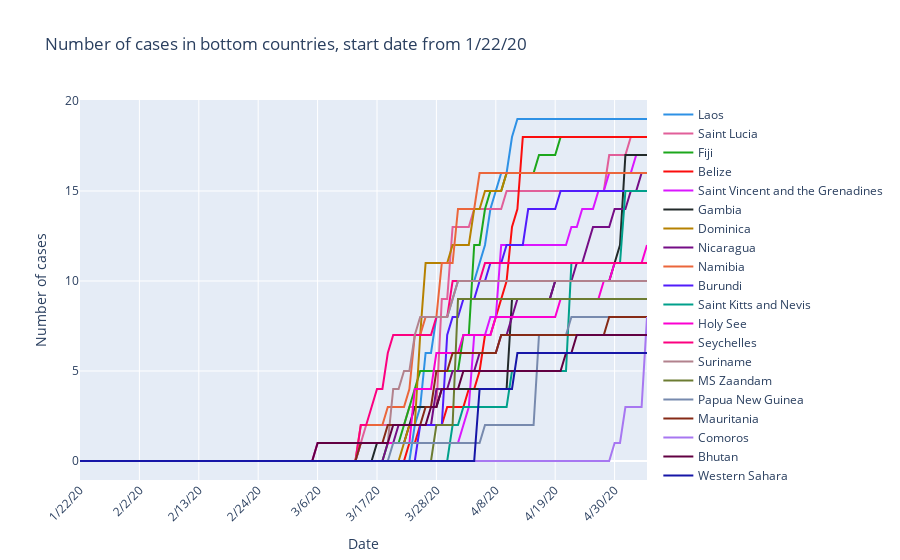

Notebook code for this chart:
### Code cell
# Now let's look at the number of case across time for bottom countries
name_bottom_country = bottom_country['Country/Region']
bottom_country.sort_values(by=[date_string[-1]], ascending=False, inplace=True)
matrix_num_case = bottom_country.drop(columns=['Country/Region', 'Lat', 'Long']).to_numpy()

# Plot the number of cases
fig = go.Figure()
color_values = plotly.colors.qualitative.Dark24
for index, country in enumerate(name_bottom_country):
    fig.add_trace(go.Scatter(x=date_string, y=matrix_num_case[index, :], name=country,
                             line=dict(color=color_values[index])))
    
fig.update_layout(title='Number of cases in bottom countries, start date from ' + date_string[0],
                   xaxis_title='Date',
                   yaxis_title='Number of cases')
fig.update_xaxes(tickangle=-45, nticks=10)
fig.show()

### Figure 1 — Plotly figure (JSON) as saved in the notebook; plotly's stock layout.template omitted (floating-point values rounded to 4 significant figures)
{"data": [{"line": {"color": "#2E91E5"}, "name": "Laos", "type": "scatter", "x": ["1/22/20", "1/23/20", "1/24/20", "1/25/20", "1/26/20", "1/27/20", "1/28/20", "1/29/20", "1/30/20", "1/31/20", "2/1/20", "2/2/20", "2/3/20", "2/4/20", "2/5/20", "2/6/20", "2/7/20", "2/8/20", "2/9/20", "2/10/20", "2/11/20", "2/12/20", "2/13/20", "2/14/20", "2/15/20", "2/16/20", "2/17/20", "2/18/20", "2/19/20", "2/20/20", "2/21/20", "2/22/20", "2/23/20", "2/24/20", "2/25/20", "2/26/20", "2/27/20", "2/28/20", "2/29/20", "3/1/20", "3/2/20", "3/3/20", "3/4/20", "3/5/20", "3/6/20", "3/7/20", "3/8/20", "3/9/20", "3/10/20", "3/11/20", "3/12/20", "3/13/20", "3/14/20", "3/15/20", "3/16/20", "3/17/20", "3/18/20", "3/19/20", "3/20/20", "3/21/20", "3/22/20", "3/23/20", "3/24/20", "3/25/20", "3/26/20", "3/27/20", "3/28/20", "3/29/20", "3/30/20", "3/31/20", "4/1/20", "4/2/20", "4/3/20", "4/4/20", "4/5/20", "4/6/20", "4/7/20", "4/8/20", "4/9/20", "4/10/20", "4/11/20", "4/12/20", "4/13/20", "4/14/20", "4/15/20", "4/16/20", "4/17/20", "4/18/20", "4/19/20", "4/20/20", "4/21/20", "4/22/20", "4/23/20", "4/24/20", "4/25/20", "4/26/20", "4/27/20", "4/28/20", "4/29/20", "4/30/20", "5/1/20", "5/2/20", "5/3/20", "5/4/20", "5/5/20", "5/6/20"], "y": [0, 0, 0, 0, 0, 0, 0, 0, 0, 0, 0, 0, 0, 0, 0, 0, 0, 0, 0, 0, 0, 0, 0, 0, 0, 0, 0, 0, 0, 0, 0, 0, 0, 0, 0, 0, 0, 0, 0, 0, 0, 0, 0, 0, 0, 0, 0, 0, 0, 0, 0, 0, 0, 0, 0, 0, 0, 0, 0, 0, 0, 0, 2, 3, 6, 6, 8, 8, 8, 9, 10, 10, 10, 10, 11, 12, 14, 15, 16, 16, 18, 19, 19, 19, 19, 19, 19, 19, 19, 19, 19, 19, 19, 19, 19, 19, 19, 19, 19, 19, 19, 19, 19, 19, 19, 19]}, {"line": {"color": "#E15F99"}, "name": "Saint Lucia", "type": "scatter", "x": ["1/22/20", "1/23/20", "1/24/20", "1/25/20", "1/26/20", "1/27/20", "1/28/20", "1/29/20", "1/30/20", "1/31/20", "2/1/20", "2/2/20", "2/3/20", "2/4/20", "2/5/20", "2/6/20", "2/7/20", "2/8/20", "2/9/20", "2/10/20", "2/11/20", "2/12/20", "2/13/20", "2/14/20", "2/15/20", "2/16/20", "2/17/20", "2/18/20", "2/19/20", "2/20/20", "2/21/20", "2/22/20", "2/23/20", "2/24/20", "2/25/20", "2/26/20", "2/27/20", "2/28/20", "2/29/20", "3/1/20", "3/2/20", "3/3/20", "3/4/20", "3/5/20", "3/6/20", "3/7/20", "3/8/20", "3/9/20", "3/10/20", "3/11/20", "3/12/20", "3/13/20", "3/14/20", "3/15/20", "3/16/20", "3/17/20", "3/18/20", "3/19/20", "3/20/20", "3/21/20", "3/22/20", "3/23/20", "3/24/20", "3/25/20", "3/26/20", "3/27/20", "3/28/20", "3/29/20", "3/30/20", "3/31/20", "4/1/20", "4/2/20", "4/3/20", "4/4/20", "4/5/20", "4/6/20", "4/7/20", "4/8/20", "4/9/20", "4/10/20", "4/11/20", "4/12/20", "4/13/20", "4/14/20", "4/15/20", "4/16/20", "4/17/20", "4/18/20", "4/19/20", "4/20/20", "4/21/20", "4/22/20", "4/23/20", "4/24/20", "4/25/20", "4/26/20", "4/27/20", "4/28/20", "4/29/20", "4/30/20", "5/1/20", "5/2/20", "5/3/20", "5/4/20", "5/5/20", "5/6/20"], "y": [0, 0, 0, 0, 0, 0, 0, 0, 0, 0, 0, 0, 0, 0, 0, 0, 0, 0, 0, 0, 0, 0, 0, 0, 0, 0, 0, 0, 0, 0, 0, 0, 0, 0, 0, 0, 0, 0, 0, 0, 0, 0, 0, 0, 0, 0, 0, 0, 0, 0, 0, 0, 1, 2, 2, 2, 2, 2, 2, 2, 2, 3, 3, 3, 3, 3, 3, 9, 9, 13, 13, 13, 13, 14, 14, 14, 14, 14, 14, 15, 15, 15, 15, 15, 15, 15, 15, 15, 15, 15, 15, 15, 15, 15, 15, 15, 15, 15, 17, 17, 17, 17, 18, 18, 18, 18]}, {"line": {"color": "#1CA71C"}, "name": "Fiji", "type": "scatter", "x": ["1/22/20", "1/23/20", "1/24/20", "1/25/20", "1/26/20", "1/27/20", "1/28/20", "1/29/20", "1/30/20", "1/31/20", "2/1/20", "2/2/20", "2/3/20", "2/4/20", "2/5/20", "2/6/20", "2/7/20", "2/8/20", "2/9/20", "2/10/20", "2/11/20", "2/12/20", "2/13/20", "2/14/20", "2/15/20", "2/16/20", "2/17/20", "2/18/20", "2/19/20", "2/20/20", "2/21/20", "2/22/20", "2/23/20", "2/24/20", "2/25/20", "2/26/20", "2/27/20", "2/28/20", "2/29/20", "3/1/20", "3/2/20", "3/3/20", "3/4/20", "3/5/20", "3/6/20", "3/7/20", "3/8/20", "3/9/20", "3/10/20", "3/11/20", "3/12/20", "3/13/20", "3/14/20", "3/15/20", "3/16/20", "3/17/20", "3/18/20", "3/19/20", "3/20/20", "3/21/20", "3/22/20", "3/23/20", "3/24/20", "3/25/20", "3/26/20", "3/27/20", "3/28/20", "3/29/20", "3/30/20", "3/31/20", "4/1/20", "4/2/20", "4/3/20", "4/4/20", "4/5/20", "4/6/20", "4/7/20", "4/8/20", "4/9/20", "4/10/20", "4/11/20", "4/12/20", "4/13/20", "4/14/20", "4/15/20", "4/16/20", "4/17/20", "4/18/20", "4/19/20", "4/20/20", "4/21/20", "4/22/20", "4/23/20", "4/24/20", "4/25/20", "4/26/20", "4/27/20", "4/28/20", "4/29/20", "4/30/20", "5/1/20", "5/2/20", "5/3/20", "5/4/20", "5/5/20", "5/6/20"], "y": [0, 0, 0, 0, 0, 0, 0, 0, 0, 0, 0, 0, 0, 0, 0, 0, 0, 0, 0, 0, 0, 0, 0, 0, 0, 0, 0, 0, 0, 0, 0, 0, 0, 0, 0, 0, 0, 0, 0, 0, 0, 0, 0, 0, 0, 0, 0, 0, 0, 0, 0, 0, 0, 0, 0, 0, 0, 1, 1, 1, 2, 3, 4, 5, 5, 5, 5, 5, 5, 5, 5, 7, 7, 12, 12, 14, 15, 15, 15, 16, 16, 16, 16, 16, 16, 17, 17, 17, 17, 18, 18, 18, 18, 18, 18, 18, 18, 18, 18, 18, 18, 18, 18, 18, 18, 18]}, {"line": {"color": "#FB0D0D"}, "name": "Belize", "type": "scatter", "x": ["1/22/20", "1/23/20", "1/24/20", "1/25/20", "1/26/20", "1/27/20", "1/28/20", "1/29/20", "1/30/20", "1/31/20", "2/1/20", "2/2/20", "2/3/20", "2/4/20", "2/5/20", "2/6/20", "2/7/20", "2/8/20", "2/9/20", "2/10/20", "2/11/20", "2/12/20", "2/13/20", "2/14/20", "2/15/20", "2/16/20", "2/17/20", "2/18/20", "2/19/20", "2/20/20", "2/21/20", "2/22/20", "2/23/20", "2/24/20", "2/25/20", "2/26/20", "2/27/20", "2/28/20", "2/29/20", "3/1/20", "3/2/20", "3/3/20", "3/4/20", "3/5/20", "3/6/20", "3/7/20", "3/8/20", "3/9/20", "3/10/20", "3/11/20", "3/12/20", "3/13/20", "3/14/20", "3/15/20", "3/16/20", "3/17/20", "3/18/20", "3/19/20", "3/20/20", "3/21/20", "3/22/20", "3/23/20", "3/24/20", "3/25/20", "3/26/20", "3/27/20", "3/28/20", "3/29/20", "3/30/20", "3/31/20", "4/1/20", "4/2/20", "4/3/20", "4/4/20", "4/5/20", "4/6/20", "4/7/20", "4/8/20", "4/9/20", "4/10/20", "4/11/20", "4/12/20", "4/13/20", "4/14/20", "4/15/20", "4/16/20", "4/17/20", "4/18/20", "4/19/20", "4/20/20", "4/21/20", "4/22/20", "4/23/20", "4/24/20", "4/25/20", "4/26/20", "4/27/20", "4/28/20", "4/29/20", "4/30/20", "5/1/20", "5/2/20", "5/3/20", "5/4/20", "5/5/20", "5/6/20"], "y": [0, 0, 0, 0, 0, 0, 0, 0, 0, 0, 0, 0, 0, 0, 0, 0, 0, 0, 0, 0, 0, 0, 0, 0, 0, 0, 0, 0, 0, 0, 0, 0, 0, 0, 0, 0, 0, 0, 0, 0, 0, 0, 0, 0, 0, 0, 0, 0, 0, 0, 0, 0, 0, 0, 0, 0, 0, 0, 0, 0, 0, 1, 1, 2, 2, 2, 2, 2, 3, 3, 3, 3, 4, 4, 5, 7, 7, 8, 9, 10, 13, 14, 18, 18, 18, 18, 18, 18, 18, 18, 18, 18, 18, 18, 18, 18, 18, 18, 18, 18, 18, 18, 18, 18, 18, 18]}, {"line": {"color": "#DA16FF"}, "name": "Saint Vincent and the Grenadines", "type": "scatter", "x": ["1/22/20", "1/23/20", "1/24/20", "1/25/20", "1/26/20", "1/27/20", "1/28/20", "1/29/20", "1/30/20", "1/31/20", "2/1/20", "2/2/20", "2/3/20", "2/4/20", "2/5/20", "2/6/20", "2/7/20", "2/8/20", "2/9/20", "2/10/20", "2/11/20", "2/12/20", "2/13/20", "2/14/20", "2/15/20", "2/16/20", "2/17/20", "2/18/20", "2/19/20", "2/20/20", "2/21/20", "2/22/20", "2/23/20", "2/24/20", "2/25/20", "2/26/20", "2/27/20", "2/28/20", "2/29/20", "3/1/20", "3/2/20", "3/3/20", "3/4/20", "3/5/20", "3/6/20", "3/7/20", "3/8/20", "3/9/20", "3/10/20", "3/11/20", "3/12/20", "3/13/20", "3/14/20", "3/15/20", "3/16/20", "3/17/20", "3/18/20", "3/19/20", "3/20/20", "3/21/20", "3/22/20", "3/23/20", "3/24/20", "3/25/20", "3/26/20", "3/27/20", "3/28/20", "3/29/20", "3/30/20", "3/31/20", "4/1/20", "4/2/20", "4/3/20", "4/4/20", "4/5/20", "4/6/20", "4/7/20", "4/8/20", "4/9/20", "4/10/20", "4/11/20", "4/12/20", "4/13/20", "4/14/20", "4/15/20", "4/16/20", "4/17/20", "4/18/20", "4/19/20", "4/20/20", "4/21/20", "4/22/20", "4/23/20", "4/24/20", "4/25/20", "4/26/20", "4/27/20", "4/28/20", "4/29/20", "4/30/20", "5/1/20", "5/2/20", "5/3/20", "5/4/20", "5/5/20", "5/6/20"], "y": [0, 0, 0, 0, 0, 0, 0, 0, 0, 0, 0, 0, 0, 0, 0, 0, 0, 0, 0, 0, 0, 0, 0, 0, 0, 0, 0, 0, 0, 0, 0, 0, 0, 0, 0, 0, 0, 0, 0, 0, 0, 0, 0, 0, 0, 0, 0, 0, 0, 0, 0, 0, 1, 1, 1, 1, 1, 1, 1, 1, 1, 1, 1, 1, 1, 1, 1, 1, 1, 1, 1, 2, 3, 7, 7, 7, 8, 8, 12, 12, 12, 12, 12, 12, 12, 12, 12, 12, 12, 12, 12, 13, 13, 14, 14, 14, 15, 15, 16, 16, 16, 16, 16, 17, 17, 17]}, {"line": {"color": "#222A2A"}, "name": "Gambia", "type": "scatter", "x": ["1/22/20", "1/23/20", "1/24/20", "1/25/20", "1/26/20", "1/27/20", "1/28/20", "1/29/20", "1/30/20", "1/31/20", "2/1/20", "2/2/20", "2/3/20", "2/4/20", "2/5/20", "2/6/20", "2/7/20", "2/8/20", "2/9/20", "2/10/20", "2/11/20", "2/12/20", "2/13/20", "2/14/20", "2/15/20", "2/16/20", "2/17/20", "2/18/20", "2/19/20", "2/20/20", "2/21/20", "2/22/20", "2/23/20", "2/24/20", "2/25/20", "2/26/20", "2/27/20", "2/28/20", "2/29/20", "3/1/20", "3/2/20", "3/3/20", "3/4/20", "3/5/20", "3/6/20", "3/7/20", "3/8/20", "3/9/20", "3/10/20", "3/11/20", "3/12/20", "3/13/20", "3/14/20", "3/15/20", "3/16/20", "3/17/20", "3/18/20", "3/19/20", "3/20/20", "3/21/20", "3/22/20", "3/23/20", "3/24/20", "3/25/20", "3/26/20", "3/27/20", "3/28/20", "3/29/20", "3/30/20", "3/31/20", "4/1/20", "4/2/20", "4/3/20", "4/4/20", "4/5/20", "4/6/20", "4/7/20", "4/8/20", "4/9/20", "4/10/20", "4/11/20", "4/12/20", "4/13/20", "4/14/20", "4/15/20", "4/16/20", "4/17/20", "4/18/20", "4/19/20", "4/20/20", "4/21/20", "4/22/20", "4/23/20", "4/24/20", "4/25/20", "4/26/20", "4/27/20", "4/28/20", "4/29/20", "4/30/20", "5/1/20", "5/2/20", "5/3/20", "5/4/20", "5/5/20", "5/6/20"], "y": [0, 0, 0, 0, 0, 0, 0, 0, 0, 0, 0, 0, 0, 0, 0, 0, 0, 0, 0, 0, 0, 0, 0, 0, 0, 0, 0, 0, 0, 0, 0, 0, 0, 0, 0, 0, 0, 0, 0, 0, 0, 0, 0, 0, 0, 0, 0, 0, 0, 0, 0, 0, 0, 0, 0, 1, 1, 1, 1, 1, 1, 2, 3, 3, 3, 3, 3, 4, 4, 4, 4, 4, 4, 4, 4, 4, 4, 4, 4, 4, 9, 9, 9, 9, 9, 9, 9, 9, 10, 10, 10, 10, 10, 10, 10, 10, 10, 10, 10, 11, 12, 17, 17, 17, 17, 17]}, {"line": {"color": "#B68100"}, "name": "Dominica", "type": "scatter", "x": ["1/22/20", "1/23/20", "1/24/20", "1/25/20", "1/26/20", "1/27/20", "1/28/20", "1/29/20", "1/30/20", "1/31/20", "2/1/20", "2/2/20", "2/3/20", "2/4/20", "2/5/20", "2/6/20", "2/7/20", "2/8/20", "2/9/20", "2/10/20", "2/11/20", "2/12/20", "2/13/20", "2/14/20", "2/15/20", "2/16/20", "2/17/20", "2/18/20", "2/19/20", "2/20/20", "2/21/20", "2/22/20", "2/23/20", "2/24/20", "2/25/20", "2/26/20", "2/27/20", "2/28/20", "2/29/20", "3/1/20", "3/2/20", "3/3/20", "3/4/20", "3/5/20", "3/6/20", "3/7/20", "3/8/20", "3/9/20", "3/10/20", "3/11/20", "3/12/20", "3/13/20", "3/14/20", "3/15/20", "3/16/20", "3/17/20", "3/18/20", "3/19/20", "3/20/20", "3/21/20", "3/22/20", "3/23/20", "3/24/20", "3/25/20", "3/26/20", "3/27/20", "3/28/20", "3/29/20", "3/30/20", "3/31/20", "4/1/20", "4/2/20", "4/3/20", "4/4/20", "4/5/20", "4/6/20", "4/7/20", "4/8/20", "4/9/20", "4/10/20", "4/11/20", "4/12/20", "4/13/20", "4/14/20", "4/15/20", "4/16/20", "4/17/20", "4/18/20", "4/19/20", "4/20/20", "4/21/20", "4/22/20", "4/23/20", "4/24/20", "4/25/20", "4/26/20", "4/27/20", "4/28/20", "4/29/20", "4/30/20", "5/1/20", "5/2/20", "5/3/20", "5/4/20", "5/5/20", "5/6/20"], "y": [0, 0, 0, 0, 0, 0, 0, 0, 0, 0, 0, 0, 0, 0, 0, 0, 0, 0, 0, 0, 0, 0, 0, 0, 0, 0, 0, 0, 0, 0, 0, 0, 0, 0, 0, 0, 0, 0, 0, 0, 0, 0, 0, 0, 0, 0, 0, 0, 0, 0, 0, 0, 0, 0, 0, 0, 0, 0, 0, 0, 1, 2, 2, 7, 11, 11, 11, 11, 11, 12, 12, 12, 12, 14, 14, 15, 15, 15, 15, 16, 16, 16, 16, 16, 16, 16, 16, 16, 16, 16, 16, 16, 16, 16, 16, 16, 16, 16, 16, 16, 16, 16, 16, 16, 16, 16]}, {"line": {"color": "#750D86"}, "name": "Nicaragua", "type": "scatter", "x": ["1/22/20", "1/23/20", "1/24/20", "1/25/20", "1/26/20", "1/27/20", "1/28/20", "1/29/20", "1/30/20", "1/31/20", "2/1/20", "2/2/20", "2/3/20", "2/4/20", "2/5/20", "2/6/20", "2/7/20", "2/8/20", "2/9/20", "2/10/20", "2/11/20", "2/12/20", "2/13/20", "2/14/20", "2/15/20", "2/16/20", "2/17/20", "2/18/20", "2/19/20", "2/20/20", "2/21/20", "2/22/20", "2/23/20", "2/24/20", "2/25/20", "2/26/20", "2/27/20", "2/28/20", "2/29/20", "3/1/20", "3/2/20", "3/3/20", "3/4/20", "3/5/20", "3/6/20", "3/7/20", "3/8/20", "3/9/20", "3/10/20", "3/11/20", "3/12/20", "3/13/20", "3/14/20", "3/15/20", "3/16/20", "3/17/20", "3/18/20", "3/19/20", "3/20/20", "3/21/20", "3/22/20", "3/23/20", "3/24/20", "3/25/20", "3/26/20", "3/27/20", "3/28/20", "3/29/20", "3/30/20", "3/31/20", "4/1/20", "4/2/20", "4/3/20", "4/4/20", "4/5/20", "4/6/20", "4/7/20", "4/8/20", "4/9/20", "4/10/20", "4/11/20", "4/12/20", "4/13/20", "4/14/20", "4/15/20", "4/16/20", "4/17/20", "4/18/20", "4/19/20", "4/20/20", "4/21/20", "4/22/20", "4/23/20", "4/24/20", "4/25/20", "4/26/20", "4/27/20", "4/28/20", "4/29/20", "4/30/20", "5/1/20", "5/2/20", "5/3/20", "5/4/20", "5/5/20", "5/6/20"], "y": [0, 0, 0, 0, 0, 0, 0, 0, 0, 0, 0, 0, 0, 0, 0, 0, 0, 0, 0, 0, 0, 0, 0, 0, 0, 0, 0, 0, 0, 0, 0, 0, 0, 0, 0, 0, 0, 0, 0, 0, 0, 0, 0, 0, 0, 0, 0, 0, 0, 0, 0, 0, 0, 0, 0, 0, 0, 1, 1, 2, 2, 2, 2, 2, 2, 2, 4, 4, 4, 5, 5, 5, 5, 5, 6, 6, 6, 6, 7, 7, 8, 9, 9, 9, 9, 9, 9, 9, 10, 10, 10, 10, 11, 11, 12, 13, 13, 13, 13, 14, 14, 14, 15, 15, 16, 16]}, {"line": {"color": "#EB663B"}, "name": "Namibia", "type": "scatter", "x": ["1/22/20", "1/23/20", "1/24/20", "1/25/20", "1/26/20", "1/27/20", "1/28/20", "1/29/20", "1/30/20", "1/31/20", "2/1/20", "2/2/20", "2/3/20", "2/4/20", "2/5/20", "2/6/20", "2/7/20", "2/8/20", "2/9/20", "2/10/20", "2/11/20", "2/12/20", "2/13/20", "2/14/20", "2/15/20", "2/16/20", "2/17/20", "2/18/20", "2/19/20", "2/20/20", "2/21/20", "2/22/20", "2/23/20", "2/24/20", "2/25/20", "2/26/20", "2/27/20", "2/28/20", "2/29/20", "3/1/20", "3/2/20", "3/3/20", "3/4/20", "3/5/20", "3/6/20", "3/7/20", "3/8/20", "3/9/20", "3/10/20", "3/11/20", "3/12/20", "3/13/20", "3/14/20", "3/15/20", "3/16/20", "3/17/20", "3/18/20", "3/19/20", "3/20/20", "3/21/20", "3/22/20", "3/23/20", "3/24/20", "3/25/20", "3/26/20", "3/27/20", "3/28/20", "3/29/20", "3/30/20", "3/31/20", "4/1/20", "4/2/20", "4/3/20", "4/4/20", "4/5/20", "4/6/20", "4/7/20", "4/8/20", "4/9/20", "4/10/20", "4/11/20", "4/12/20", "4/13/20", "4/14/20", "4/15/20", "4/16/20", "4/17/20", "4/18/20", "4/19/20", "4/20/20", "4/21/20", "4/22/20", "4/23/20", "4/24/20", "4/25/20", "4/26/20", "4/27/20", "4/28/20", "4/29/20", "4/30/20", "5/1/20", "5/2/20", "5/3/20", "5/4/20", "5/5/20", "5/6/20"], "y": [0, 0, 0, 0, 0, 0, 0, 0, 0, 0, 0, 0, 0, 0, 0, 0, 0, 0, 0, 0, 0, 0, 0, 0, 0, 0, 0, 0, 0, 0, 0, 0, 0, 0, 0, 0, 0, 0, 0, 0, 0, 0, 0, 0, 0, 0, 0, 0, 0, 0, 0, 0, 2, 2, 2, 2, 2, 3, 3, 3, 3, 4, 7, 7, 8, 8, 8, 11, 11, 11, 14, 14, 14, 14, 16, 16, 16, 16, 16, 16, 16, 16, 16, 16, 16, 16, 16, 16, 16, 16, 16, 16, 16, 16, 16, 16, 16, 16, 16, 16, 16, 16, 16, 16, 16, 16]}, {"line": {"color": "#511CFB"}, "name": "Burundi", "type": "scatter", "x": ["1/22/20", "1/23/20", "1/24/20", "1/25/20", "1/26/20", "1/27/20", "1/28/20", "1/29/20", "1/30/20", "1/31/20", "2/1/20", "2/2/20", "2/3/20", "2/4/20", "2/5/20", "2/6/20", "2/7/20", "2/8/20", "2/9/20", "2/10/20", "2/11/20", "2/12/20", "2/13/20", "2/14/20", "2/15/20", "2/16/20", "2/17/20", "2/18/20", "2/19/20", "2/20/20", "2/21/20", "2/22/20", "2/23/20", "2/24/20", "2/25/20", "2/26/20", "2/27/20", "2/28/20", "2/29/20", "3/1/20", "3/2/20", "3/3/20", "3/4/20", "3/5/20", "3/6/20", "3/7/20", "3/8/20", "3/9/20", "3/10/20", "3/11/20", "3/12/20", "3/13/20", "3/14/20", "3/15/20", "3/16/20", "3/17/20", "3/18/20", "3/19/20", "3/20/20", "3/21/20", "3/22/20", "3/23/20", "3/24/20", "3/25/20", "3/26/20", "3/27/20", "3/28/20", "3/29/20", "3/30/20", "3/31/20", "4/1/20", "4/2/20", "4/3/20", "4/4/20", "4/5/20", "4/6/20", "4/7/20", "4/8/20", "4/9/20", "4/10/20", "4/11/20", "4/12/20", "4/13/20", "4/14/20", "4/15/20", "4/16/20", "4/17/20", "4/18/20", "4/19/20", "4/20/20", "4/21/20", "4/22/20", "4/23/20", "4/24/20", "4/25/20", "4/26/20", "4/27/20", "4/28/20", "4/29/20", "4/30/20", "5/1/20", "5/2/20", "5/3/20", "5/4/20", "5/5/20", "5/6/20"], "y": [0, 0, 0, 0, 0, 0, 0, 0, 0, 0, 0, 0, 0, 0, 0, 0, 0, 0, 0, 0, 0, 0, 0, 0, 0, 0, 0, 0, 0, 0, 0, 0, 0, 0, 0, 0, 0, 0, 0, 0, 0, 0, 0, 0, 0, 0, 0, 0, 0, 0, 0, 0, 0, 0, 0, 0, 0, 0, 0, 0, 0, 0, 0, 2, 2, 2, 2, 2, 7, 8, 8, 9, 9, 9, 10, 10, 11, 11, 11, 12, 12, 12, 12, 14, 14, 14, 14, 14, 14, 15, 15, 15, 15, 15, 15, 15, 15, 15, 15, 15, 15, 15, 15, 15, 15, 15]}, {"line": {"color": "#00A08B"}, "name": "Saint Kitts and Nevis", "type": "scatter", "x": ["1/22/20", "1/23/20", "1/24/20", "1/25/20", "1/26/20", "1/27/20", "1/28/20", "1/29/20", "1/30/20", "1/31/20", "2/1/20", "2/2/20", "2/3/20", "2/4/20", "2/5/20", "2/6/20", "2/7/20", "2/8/20", "2/9/20", "2/10/20", "2/11/20", "2/12/20", "2/13/20", "2/14/20", "2/15/20", "2/16/20", "2/17/20", "2/18/20", "2/19/20", "2/20/20", "2/21/20", "2/22/20", "2/23/20", "2/24/20", "2/25/20", "2/26/20", "2/27/20", "2/28/20", "2/29/20", "3/1/20", "3/2/20", "3/3/20", "3/4/20", "3/5/20", "3/6/20", "3/7/20", "3/8/20", "3/9/20", "3/10/20", "3/11/20", "3/12/20", "3/13/20", "3/14/20", "3/15/20", "3/16/20", "3/17/20", "3/18/20", "3/19/20", "3/20/20", "3/21/20", "3/22/20", "3/23/20", "3/24/20", "3/25/20", "3/26/20", "3/27/20", "3/28/20", "3/29/20", "3/30/20", "3/31/20", "4/1/20", "4/2/20", "4/3/20", "4/4/20", "4/5/20", "4/6/20", "4/7/20", "4/8/20", "4/9/20", "4/10/20", "4/11/20", "4/12/20", "4/13/20", "4/14/20", "4/15/20", "4/16/20", "4/17/20", "4/18/20", "4/19/20", "4/20/20", "4/21/20", "4/22/20", "4/23/20", "4/24/20", "4/25/20", "4/26/20", "4/27/20", "4/28/20", "4/29/20", "4/30/20", "5/1/20", "5/2/20", "5/3/20", "5/4/20", "5/5/20", "5/6/20"], "y": [0, 0, 0, 0, 0, 0, 0, 0, 0, 0, 0, 0, 0, 0, 0, 0, 0, 0, 0, 0, 0, 0, 0, 0, 0, 0, 0, 0, 0, 0, 0, 0, 0, 0, 0, 0, 0, 0, 0, 0, 0, 0, 0, 0, 0, 0, 0, 0, 0, 0, 0, 0, 0, 0, 0, 0, 0, 0, 0, 0, 0, 0, 0, 0, 0, 0, 0, 0, 0, 2, 2, 3, 3, 3, 3, 3, 3, 3, 3, 3, 5, 5, 5, 5, 5, 5, 5, 5, 5, 5, 5, 11, 11, 11, 11, 11, 11, 11, 11, 11, 11, 15, 15, 15, 15, 15]}, {"line": {"color": "#FB00D1"}, "name": "Holy See", "type": "scatter", "x": ["1/22/20", "1/23/20", "1/24/20", "1/25/20", "1/26/20", "1/27/20", "1/28/20", "1/29/20", "1/30/20", "1/31/20", "2/1/20", "2/2/20", "2/3/20", "2/4/20", "2/5/20", "2/6/20", "2/7/20", "2/8/20", "2/9/20", "2/10/20", "2/11/20", "2/12/20", "2/13/20", "2/14/20", "2/15/20", "2/16/20", "2/17/20", "2/18/20", "2/19/20", "2/20/20", "2/21/20", "2/22/20", "2/23/20", "2/24/20", "2/25/20", "2/26/20", "2/27/20", "2/28/20", "2/29/20", "3/1/20", "3/2/20", "3/3/20", "3/4/20", "3/5/20", "3/6/20", "3/7/20", "3/8/20", "3/9/20", "3/10/20", "3/11/20", "3/12/20", "3/13/20", "3/14/20", "3/15/20", "3/16/20", "3/17/20", "3/18/20", "3/19/20", "3/20/20", "3/21/20", "3/22/20", "3/23/20", "3/24/20", "3/25/20", "3/26/20", "3/27/20", "3/28/20", "3/29/20", "3/30/20", "3/31/20", "4/1/20", "4/2/20", "4/3/20", "4/4/20", "4/5/20", "4/6/20", "4/7/20", "4/8/20", "4/9/20", "4/10/20", "4/11/20", "4/12/20", "4/13/20", "4/14/20", "4/15/20", "4/16/20", "4/17/20", "4/18/20", "4/19/20", "4/20/20", "4/21/20", "4/22/20", "4/23/20", "4/24/20", "4/25/20", "4/26/20", "4/27/20", "4/28/20", "4/29/20", "4/30/20", "5/1/20", "5/2/20", "5/3/20", "5/4/20", "5/5/20", "5/6/20"], "y": [0, 0, 0, 0, 0, 0, 0, 0, 0, 0, 0, 0, 0, 0, 0, 0, 0, 0, 0, 0, 0, 0, 0, 0, 0, 0, 0, 0, 0, 0, 0, 0, 0, 0, 0, 0, 0, 0, 0, 0, 0, 0, 0, 0, 1, 1, 1, 1, 1, 1, 1, 1, 1, 1, 1, 1, 1, 1, 1, 1, 1, 1, 4, 4, 4, 4, 6, 6, 6, 6, 6, 7, 7, 7, 7, 7, 7, 8, 8, 8, 8, 8, 8, 8, 8, 8, 8, 8, 8, 9, 9, 9, 9, 9, 9, 9, 9, 10, 10, 11, 11, 11, 11, 11, 11, 12]}, {"line": {"color": "#FC0080"}, "name": "Seychelles", "type": "scatter", "x": ["1/22/20", "1/23/20", "1/24/20", "1/25/20", "1/26/20", "1/27/20", "1/28/20", "1/29/20", "1/30/20", "1/31/20", "2/1/20", "2/2/20", "2/3/20", "2/4/20", "2/5/20", "2/6/20", "2/7/20", "2/8/20", "2/9/20", "2/10/20", "2/11/20", "2/12/20", "2/13/20", "2/14/20", "2/15/20", "2/16/20", "2/17/20", "2/18/20", "2/19/20", "2/20/20", "2/21/20", "2/22/20", "2/23/20", "2/24/20", "2/25/20", "2/26/20", "2/27/20", "2/28/20", "2/29/20", "3/1/20", "3/2/20", "3/3/20", "3/4/20", "3/5/20", "3/6/20", "3/7/20", "3/8/20", "3/9/20", "3/10/20", "3/11/20", "3/12/20", "3/13/20", "3/14/20", "3/15/20", "3/16/20", "3/17/20", "3/18/20", "3/19/20", "3/20/20", "3/21/20", "3/22/20", "3/23/20", "3/24/20", "3/25/20", "3/26/20", "3/27/20", "3/28/20", "3/29/20", "3/30/20", "3/31/20", "4/1/20", "4/2/20", "4/3/20", "4/4/20", "4/5/20", "4/6/20", "4/7/20", "4/8/20", "4/9/20", "4/10/20", "4/11/20", "4/12/20", "4/13/20", "4/14/20", "4/15/20", "4/16/20", "4/17/20", "4/18/20", "4/19/20", "4/20/20", "4/21/20", "4/22/20", "4/23/20", "4/24/20", "4/25/20", "4/26/20", "4/27/20", "4/28/20", "4/29/20", "4/30/20", "5/1/20", "5/2/20", "5/3/20", "5/4/20", "5/5/20", "5/6/20"], "y": [0, 0, 0, 0, 0, 0, 0, 0, 0, 0, 0, 0, 0, 0, 0, 0, 0, 0, 0, 0, 0, 0, 0, 0, 0, 0, 0, 0, 0, 0, 0, 0, 0, 0, 0, 0, 0, 0, 0, 0, 0, 0, 0, 0, 0, 0, 0, 0, 0, 0, 0, 0, 2, 2, 3, 4, 4, 6, 7, 7, 7, 7, 7, 7, 7, 7, 8, 8, 8, 10, 10, 10, 10, 10, 10, 11, 11, 11, 11, 11, 11, 11, 11, 11, 11, 11, 11, 11, 11, 11, 11, 11, 11, 11, 11, 11, 11, 11, 11, 11, 11, 11, 11, 11, 11, 11]}, {"line": {"color": "#B2828D"}, "name": "Suriname", "type": "scatter", "x": ["1/22/20", "1/23/20", "1/24/20", "1/25/20", "1/26/20", "1/27/20", "1/28/20", "1/29/20", "1/30/20", "1/31/20", "2/1/20", "2/2/20", "2/3/20", "2/4/20", "2/5/20", "2/6/20", "2/7/20", "2/8/20", "2/9/20", "2/10/20", "2/11/20", "2/12/20", "2/13/20", "2/14/20", "2/15/20", "2/16/20", "2/17/20", "2/18/20", "2/19/20", "2/20/20", "2/21/20", "2/22/20", "2/23/20", "2/24/20", "2/25/20", "2/26/20", "2/27/20", "2/28/20", "2/29/20", "3/1/20", "3/2/20", "3/3/20", "3/4/20", "3/5/20", "3/6/20", "3/7/20", "3/8/20", "3/9/20", "3/10/20", "3/11/20", "3/12/20", "3/13/20", "3/14/20", "3/15/20", "3/16/20", "3/17/20", "3/18/20", "3/19/20", "3/20/20", "3/21/20", "3/22/20", "3/23/20", "3/24/20", "3/25/20", "3/26/20", "3/27/20", "3/28/20", "3/29/20", "3/30/20", "3/31/20", "4/1/20", "4/2/20", "4/3/20", "4/4/20", "4/5/20", "4/6/20", "4/7/20", "4/8/20", "4/9/20", "4/10/20", "4/11/20", "4/12/20", "4/13/20", "4/14/20", "4/15/20", "4/16/20", "4/17/20", "4/18/20", "4/19/20", "4/20/20", "4/21/20", "4/22/20", "4/23/20", "4/24/20", "4/25/20", "4/26/20", "4/27/20", "4/28/20", "4/29/20", "4/30/20", "5/1/20", "5/2/20", "5/3/20", "5/4/20", "5/5/20", "5/6/20"], "y": [0, 0, 0, 0, 0, 0, 0, 0, 0, 0, 0, 0, 0, 0, 0, 0, 0, 0, 0, 0, 0, 0, 0, 0, 0, 0, 0, 0, 0, 0, 0, 0, 0, 0, 0, 0, 0, 0, 0, 0, 0, 0, 0, 0, 0, 0, 0, 0, 0, 0, 0, 0, 1, 1, 1, 1, 1, 1, 4, 4, 5, 5, 7, 8, 8, 8, 8, 8, 8, 9, 10, 10, 10, 10, 10, 10, 10, 10, 10, 10, 10, 10, 10, 10, 10, 10, 10, 10, 10, 10, 10, 10, 10, 10, 10, 10, 10, 10, 10, 10, 10, 10, 10, 10, 10, 10]}, {"line": {"color": "#6C7C32"}, "name": "MS Zaandam", "type": "scatter", "x": ["1/22/20", "1/23/20", "1/24/20", "1/25/20", "1/26/20", "1/27/20", "1/28/20", "1/29/20", "1/30/20", "1/31/20", "2/1/20", "2/2/20", "2/3/20", "2/4/20", "2/5/20", "2/6/20", "2/7/20", "2/8/20", "2/9/20", "2/10/20", "2/11/20", "2/12/20", "2/13/20", "2/14/20", "2/15/20", "2/16/20", "2/17/20", "2/18/20", "2/19/20", "2/20/20", "2/21/20", "2/22/20", "2/23/20", "2/24/20", "2/25/20", "2/26/20", "2/27/20", "2/28/20", "2/29/20", "3/1/20", "3/2/20", "3/3/20", "3/4/20", "3/5/20", "3/6/20", "3/7/20", "3/8/20", "3/9/20", "3/10/20", "3/11/20", "3/12/20", "3/13/20", "3/14/20", "3/15/20", "3/16/20", "3/17/20", "3/18/20", "3/19/20", "3/20/20", "3/21/20", "3/22/20", "3/23/20", "3/24/20", "3/25/20", "3/26/20", "3/27/20", "3/28/20", "3/29/20", "3/30/20", "3/31/20", "4/1/20", "4/2/20", "4/3/20", "4/4/20", "4/5/20", "4/6/20", "4/7/20", "4/8/20", "4/9/20", "4/10/20", "4/11/20", "4/12/20", "4/13/20", "4/14/20", "4/15/20", "4/16/20", "4/17/20", "4/18/20", "4/19/20", "4/20/20", "4/21/20", "4/22/20", "4/23/20", "4/24/20", "4/25/20", "4/26/20", "4/27/20", "4/28/20", "4/29/20", "4/30/20", "5/1/20", "5/2/20", "5/3/20", "5/4/20", "5/5/20", "5/6/20"], "y": [0, 0, 0, 0, 0, 0, 0, 0, 0, 0, 0, 0, 0, 0, 0, 0, 0, 0, 0, 0, 0, 0, 0, 0, 0, 0, 0, 0, 0, 0, 0, 0, 0, 0, 0, 0, 0, 0, 0, 0, 0, 0, 0, 0, 0, 0, 0, 0, 0, 0, 0, 0, 0, 0, 0, 0, 0, 0, 0, 0, 0, 0, 0, 0, 0, 0, 2, 2, 2, 2, 9, 9, 9, 9, 9, 9, 9, 9, 9, 9, 9, 9, 9, 9, 9, 9, 9, 9, 9, 9, 9, 9, 9, 9, 9, 9, 9, 9, 9, 9, 9, 9, 9, 9, 9, 9]}, {"line": {"color": "#778AAE"}, "name": "Papua New Guinea", "type": "scatter", "x": ["1/22/20", "1/23/20", "1/24/20", "1/25/20", "1/26/20", "1/27/20", "1/28/20", "1/29/20", "1/30/20", "1/31/20", "2/1/20", "2/2/20", "2/3/20", "2/4/20", "2/5/20", "2/6/20", "2/7/20", "2/8/20", "2/9/20", "2/10/20", "2/11/20", "2/12/20", "2/13/20", "2/14/20", "2/15/20", "2/16/20", "2/17/20", "2/18/20", "2/19/20", "2/20/20", "2/21/20", "2/22/20", "2/23/20", "2/24/20", "2/25/20", "2/26/20", "2/27/20", "2/28/20", "2/29/20", "3/1/20", "3/2/20", "3/3/20", "3/4/20", "3/5/20", "3/6/20", "3/7/20", "3/8/20", "3/9/20", "3/10/20", "3/11/20", "3/12/20", "3/13/20", "3/14/20", "3/15/20", "3/16/20", "3/17/20", "3/18/20", "3/19/20", "3/20/20", "3/21/20", "3/22/20", "3/23/20", "3/24/20", "3/25/20", "3/26/20", "3/27/20", "3/28/20", "3/29/20", "3/30/20", "3/31/20", "4/1/20", "4/2/20", "4/3/20", "4/4/20", "4/5/20", "4/6/20", "4/7/20", "4/8/20", "4/9/20", "4/10/20", "4/11/20", "4/12/20", "4/13/20", "4/14/20", "4/15/20", "4/16/20", "4/17/20", "4/18/20", "4/19/20", "4/20/20", "4/21/20", "4/22/20", "4/23/20", "4/24/20", "4/25/20", "4/26/20", "4/27/20", "4/28/20", "4/29/20", "4/30/20", "5/1/20", "5/2/20", "5/3/20", "5/4/20", "5/5/20", "5/6/20"], "y": [0, 0, 0, 0, 0, 0, 0, 0, 0, 0, 0, 0, 0, 0, 0, 0, 0, 0, 0, 0, 0, 0, 0, 0, 0, 0, 0, 0, 0, 0, 0, 0, 0, 0, 0, 0, 0, 0, 0, 0, 0, 0, 0, 0, 0, 0, 0, 0, 0, 0, 0, 0, 0, 0, 0, 0, 0, 0, 1, 1, 1, 1, 1, 1, 1, 1, 1, 1, 1, 1, 1, 1, 1, 1, 1, 2, 2, 2, 2, 2, 2, 2, 2, 2, 2, 7, 7, 7, 7, 7, 7, 8, 8, 8, 8, 8, 8, 8, 8, 8, 8, 8, 8, 8, 8, 8]}, {"line": {"color": "#862A16"}, "name": "Mauritania", "type": "scatter", "x": ["1/22/20", "1/23/20", "1/24/20", "1/25/20", "1/26/20", "1/27/20", "1/28/20", "1/29/20", "1/30/20", "1/31/20", "2/1/20", "2/2/20", "2/3/20", "2/4/20", "2/5/20", "2/6/20", "2/7/20", "2/8/20", "2/9/20", "2/10/20", "2/11/20", "2/12/20", "2/13/20", "2/14/20", "2/15/20", "2/16/20", "2/17/20", "2/18/20", "2/19/20", "2/20/20", "2/21/20", "2/22/20", "2/23/20", "2/24/20", "2/25/20", "2/26/20", "2/27/20", "2/28/20", "2/29/20", "3/1/20", "3/2/20", "3/3/20", "3/4/20", "3/5/20", "3/6/20", "3/7/20", "3/8/20", "3/9/20", "3/10/20", "3/11/20", "3/12/20", "3/13/20", "3/14/20", "3/15/20", "3/16/20", "3/17/20", "3/18/20", "3/19/20", "3/20/20", "3/21/20", "3/22/20", "3/23/20", "3/24/20", "3/25/20", "3/26/20", "3/27/20", "3/28/20", "3/29/20", "3/30/20", "3/31/20", "4/1/20", "4/2/20", "4/3/20", "4/4/20", "4/5/20", "4/6/20", "4/7/20", "4/8/20", "4/9/20", "4/10/20", "4/11/20", "4/12/20", "4/13/20", "4/14/20", "4/15/20", "4/16/20", "4/17/20", "4/18/20", "4/19/20", "4/20/20", "4/21/20", "4/22/20", "4/23/20", "4/24/20", "4/25/20", "4/26/20", "4/27/20", "4/28/20", "4/29/20", "4/30/20", "5/1/20", "5/2/20", "5/3/20", "5/4/20", "5/5/20", "5/6/20"], "y": [0, 0, 0, 0, 0, 0, 0, 0, 0, 0, 0, 0, 0, 0, 0, 0, 0, 0, 0, 0, 0, 0, 0, 0, 0, 0, 0, 0, 0, 0, 0, 0, 0, 0, 0, 0, 0, 0, 0, 0, 0, 0, 0, 0, 0, 0, 0, 0, 0, 0, 0, 0, 1, 1, 1, 1, 1, 2, 2, 2, 2, 2, 2, 2, 3, 3, 5, 5, 5, 6, 6, 6, 6, 6, 6, 6, 6, 6, 7, 7, 7, 7, 7, 7, 7, 7, 7, 7, 7, 7, 7, 7, 7, 7, 7, 7, 7, 7, 8, 8, 8, 8, 8, 8, 8, 8]}, {"line": {"color": "#A777F1"}, "name": "Comoros", "type": "scatter", "x": ["1/22/20", "1/23/20", "1/24/20", "1/25/20", "1/26/20", "1/27/20", "1/28/20", "1/29/20", "1/30/20", "1/31/20", "2/1/20", "2/2/20", "2/3/20", "2/4/20", "2/5/20", "2/6/20", "2/7/20", "2/8/20", "2/9/20", "2/10/20", "2/11/20", "2/12/20", "2/13/20", "2/14/20", "2/15/20", "2/16/20", "2/17/20", "2/18/20", "2/19/20", "2/20/20", "2/21/20", "2/22/20", "2/23/20", "2/24/20", "2/25/20", "2/26/20", "2/27/20", "2/28/20", "2/29/20", "3/1/20", "3/2/20", "3/3/20", "3/4/20", "3/5/20", "3/6/20", "3/7/20", "3/8/20", "3/9/20", "3/10/20", "3/11/20", "3/12/20", "3/13/20", "3/14/20", "3/15/20", "3/16/20", "3/17/20", "3/18/20", "3/19/20", "3/20/20", "3/21/20", "3/22/20", "3/23/20", "3/24/20", "3/25/20", "3/26/20", "3/27/20", "3/28/20", "3/29/20", "3/30/20", "3/31/20", "4/1/20", "4/2/20", "4/3/20", "4/4/20", "4/5/20", "4/6/20", "4/7/20", "4/8/20", "4/9/20", "4/10/20", "4/11/20", "4/12/20", "4/13/20", "4/14/20", "4/15/20", "4/16/20", "4/17/20", "4/18/20", "4/19/20", "4/20/20", "4/21/20", "4/22/20", "4/23/20", "4/24/20", "4/25/20", "4/26/20", "4/27/20", "4/28/20", "4/29/20", "4/30/20", "5/1/20", "5/2/20", "5/3/20", "5/4/20", "5/5/20", "5/6/20"], "y": [0, 0, 0, 0, 0, 0, 0, 0, 0, 0, 0, 0, 0, 0, 0, 0, 0, 0, 0, 0, 0, 0, 0, 0, 0, 0, 0, 0, 0, 0, 0, 0, 0, 0, 0, 0, 0, 0, 0, 0, 0, 0, 0, 0, 0, 0, 0, 0, 0, 0, 0, 0, 0, 0, 0, 0, 0, 0, 0, 0, 0, 0, 0, 0, 0, 0, 0, 0, 0, 0, 0, 0, 0, 0, 0, 0, 0, 0, 0, 0, 0, 0, 0, 0, 0, 0, 0, 0, 0, 0, 0, 0, 0, 0, 0, 0, 0, 0, 0, 1, 1, 3, 3, 3, 3, 8]}, {"line": {"color": "#620042"}, "name": "Bhutan", "type": "scatter", "x": ["1/22/20", "1/23/20", "1/24/20", "1/25/20", "1/26/20", "1/27/20", "1/28/20", "1/29/20", "1/30/20", "1/31/20", "2/1/20", "2/2/20", "2/3/20", "2/4/20", "2/5/20", "2/6/20", "2/7/20", "2/8/20", "2/9/20", "2/10/20", "2/11/20", "2/12/20", "2/13/20", "2/14/20", "2/15/20", "2/16/20", "2/17/20", "2/18/20", "2/19/20", "2/20/20", "2/21/20", "2/22/20", "2/23/20", "2/24/20", "2/25/20", "2/26/20", "2/27/20", "2/28/20", "2/29/20", "3/1/20", "3/2/20", "3/3/20", "3/4/20", "3/5/20", "3/6/20", "3/7/20", "3/8/20", "3/9/20", "3/10/20", "3/11/20", "3/12/20", "3/13/20", "3/14/20", "3/15/20", "3/16/20", "3/17/20", "3/18/20", "3/19/20", "3/20/20", "3/21/20", "3/22/20", "3/23/20", "3/24/20", "3/25/20", "3/26/20", "3/27/20", "3/28/20", "3/29/20", "3/30/20", "3/31/20", "4/1/20", "4/2/20", "4/3/20", "4/4/20", "4/5/20", "4/6/20", "4/7/20", "4/8/20", "4/9/20", "4/10/20", "4/11/20", "4/12/20", "4/13/20", "4/14/20", "4/15/20", "4/16/20", "4/17/20", "4/18/20", "4/19/20", "4/20/20", "4/21/20", "4/22/20", "4/23/20", "4/24/20", "4/25/20", "4/26/20", "4/27/20", "4/28/20", "4/29/20", "4/30/20", "5/1/20", "5/2/20", "5/3/20", "5/4/20", "5/5/20", "5/6/20"], "y": [0, 0, 0, 0, 0, 0, 0, 0, 0, 0, 0, 0, 0, 0, 0, 0, 0, 0, 0, 0, 0, 0, 0, 0, 0, 0, 0, 0, 0, 0, 0, 0, 0, 0, 0, 0, 0, 0, 0, 0, 0, 0, 0, 0, 1, 1, 1, 1, 1, 1, 1, 1, 1, 1, 1, 1, 1, 1, 2, 2, 2, 2, 2, 2, 2, 3, 3, 4, 4, 4, 4, 5, 5, 5, 5, 5, 5, 5, 5, 5, 5, 5, 5, 5, 5, 5, 5, 5, 5, 5, 6, 6, 7, 7, 7, 7, 7, 7, 7, 7, 7, 7, 7, 7, 7, 7]}, {"line": {"color": "#1616A7"}, "name": "Western Sahara", "type": "scatter", "x": ["1/22/20", "1/23/20", "1/24/20", "1/25/20", "1/26/20", "1/27/20", "1/28/20", "1/29/20", "1/30/20", "1/31/20", "2/1/20", "2/2/20", "2/3/20", "2/4/20", "2/5/20", "2/6/20", "2/7/20", "2/8/20", "2/9/20", "2/10/20", "2/11/20", "2/12/20", "2/13/20", "2/14/20", "2/15/20", "2/16/20", "2/17/20", "2/18/20", "2/19/20", "2/20/20", "2/21/20", "2/22/20", "2/23/20", "2/24/20", "2/25/20", "2/26/20", "2/27/20", "2/28/20", "2/29/20", "3/1/20", "3/2/20", "3/3/20", "3/4/20", "3/5/20", "3/6/20", "3/7/20", "3/8/20", "3/9/20", "3/10/20", "3/11/20", "3/12/20", "3/13/20", "3/14/20", "3/15/20", "3/16/20", "3/17/20", "3/18/20", "3/19/20", "3/20/20", "3/21/20", "3/22/20", "3/23/20", "3/24/20", "3/25/20", "3/26/20", "3/27/20", "3/28/20", "3/29/20", "3/30/20", "3/31/20", "4/1/20", "4/2/20", "4/3/20", "4/4/20", "4/5/20", "4/6/20", "4/7/20", "4/8/20", "4/9/20", "4/10/20", "4/11/20", "4/12/20", "4/13/20", "4/14/20", "4/15/20", "4/16/20", "4/17/20", "4/18/20", "4/19/20", "4/20/20", "4/21/20", "4/22/20", "4/23/20", "4/24/20", "4/25/20", "4/26/20", "4/27/20", "4/28/20", "4/29/20", "4/30/20", "5/1/20", "5/2/20", "5/3/20", "5/4/20", "5/5/20", "5/6/20"], "y": [0, 0, 0, 0, 0, 0, 0, 0, 0, 0, 0, 0, 0, 0, 0, 0, 0, 0, 0, 0, 0, 0, 0, 0, 0, 0, 0, 0, 0, 0, 0, 0, 0, 0, 0, 0, 0, 0, 0, 0, 0, 0, 0, 0, 0, 0, 0, 0, 0, 0, 0, 0, 0, 0, 0, 0, 0, 0, 0, 0, 0, 0, 0, 0, 0, 0, 0, 0, 0, 0, 0, 0, 0, 0, 4, 4, 4, 4, 4, 4, 4, 6, 6, 6, 6, 6, 6, 6, 6, 6, 6, 6, 6, 6, 6, 6, 6, 6, 6, 6, 6, 6, 6, 6, 6, 6]}], "layout": {"title": {"text": "Number of cases in bottom countries, start date from 1/22/20"}, "xaxis": {"nticks": 10, "tickangle": -45, "title": {"text": "Date"}}, "yaxis": {"title": {"text": "Number of cases"}}}}
